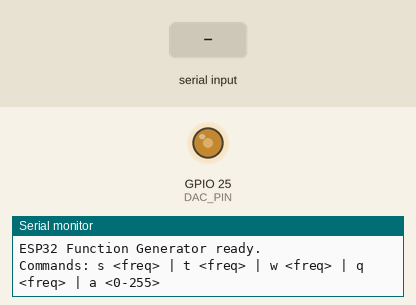
Simulated run of this sketch. Board: ESP32. Parts: output pins drawn as LEDs (lit = HIGH), the last lines printed to the serial monitor. Inputs (shaded band) come from the test bench.

Above: at 1.2 s.
1.3 s: "s90\n" received over Serial
At 4.27 s:
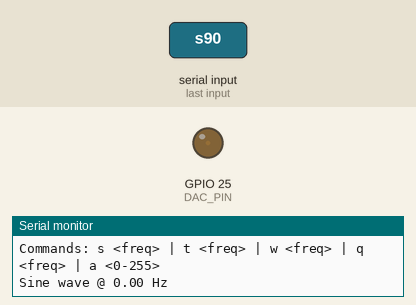
4.3 s: "t90\n" received over Serial
At 4.89 s:
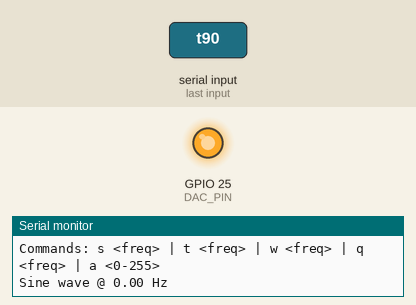
7.3 s: "w90\n" received over Serial
At 7.43 s:
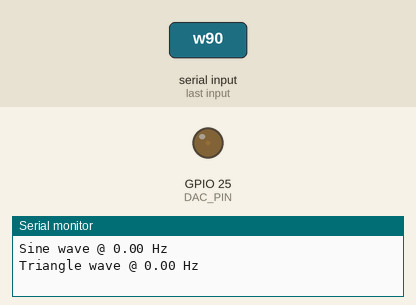
10.3 s: "s 1000\n" received over Serial
At 10.8 s:
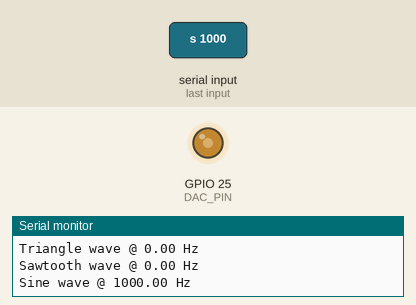
Timing chart, 0 to 12.8 s (numbered marks = the images above; inputs shaded):
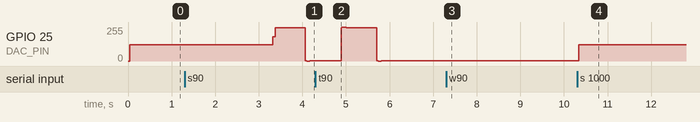

The sketch:

esp32_function_generator__1_.ino
```cpp
//created by pradeep

#include "driver/dac.h"
#include "driver/timer.h"

#define DAC_PIN 25            // DAC1 = GPIO25, DAC2 = GPIO26
#define TABLE_SIZE 256

uint8_t sineTable[TABLE_SIZE];
uint8_t triangleTable[TABLE_SIZE];
uint8_t sawtoothTable[TABLE_SIZE];

volatile uint8_t *activeTable = sineTable;
volatile uint16_t phaseIndex = 0;
volatile uint16_t phaseIncrement = 1;
volatile uint8_t amplitude = 255;
volatile bool squareMode = false;
volatile bool squareState = false;

hw_timer_t *timer = NULL;
double sampleRateHz = 40000;   // fixed sample rate for the DAC update ISR

void buildTables() {
  for (int i = 0; i < TABLE_SIZE; i++) {
    float angle = (2.0 * PI * i) / TABLE_SIZE;
    sineTable[i] = (uint8_t)(127.5 + 127.5 * sin(angle));
    triangleTable[i] = (i < TABLE_SIZE / 2)
                          ? (uint8_t)(i * 2)
                          : (uint8_t)(255 - (i - TABLE_SIZE / 2) * 2);
    sawtoothTable[i] = (uint8_t)i;
  }
}

void IRAM_ATTR onTimer() {
  if (squareMode) {
    dac_output_voltage(DAC_CHANNEL_1, squareState ? amplitude : 0);
    phaseIndex += phaseIncrement;
    if (phaseIndex < phaseIncrement) squareState = !squareState; // toggled on wrap
  } else {
    uint8_t raw = activeTable[phaseIndex >> 8];   // use top 8 bits of 16-bit phase
    uint8_t scaled = ((uint16_t)raw * amplitude) / 255;
    dac_output_voltage(DAC_CHANNEL_1, scaled);
    phaseIndex += phaseIncrement;
  }
}

void setFrequency(double freqHz) {
  // phaseIncrement chosen so that phaseIndex (16-bit) wraps at desired freq
  // wraps per second = sampleRateHz / (65536 / phaseIncrement) = freqHz
  double inc = (freqHz * 65536.0) / sampleRateHz;
  phaseIncrement = (uint16_t)inc;
  if (phaseIncrement < 1) phaseIncrement = 1;
}

void setup() {
  Serial.begin(115200);
  buildTables();
  dac_output_enable(DAC_CHANNEL_1);

  timer = timerBegin(1000000);           // 80MHz / 80 = 1MHz timer clock
 timerAttachInterrupt(timer, &onTimer);
 timerAlarm(timer, 1000000 / sampleRateHz, true, 0); // interval in us, autoreload, repeat forever
 // timerAlarmEnable(timer);

  activeTable = sineTable;
  setFrequency(1000);

  Serial.println("ESP32 Function Generator ready.");
  Serial.println("Commands: s <freq> | t <freq> | w <freq> | q <freq> | a <0-255>");
}

void loop() {
  if (Serial.available()) {
    char cmd = Serial.read();
    Serial.readStringUntil(' ');   // consume space if present via parseFloat below
    double val = Serial.parseFloat();

    switch (cmd) {
      case 's':
        squareMode = false;
        activeTable = sineTable;
        setFrequency(val);
        Serial.printf("Sine wave @ %.2f Hz\n", val);
        break;
      case 't':
        squareMode = false;
        activeTable = triangleTable;
        setFrequency(val);
        Serial.printf("Triangle wave @ %.2f Hz\n", val);
        break;
      case 'w':
        squareMode = false;
        activeTable = sawtoothTable;
        setFrequency(val);
        Serial.printf("Sawtooth wave @ %.2f Hz\n", val);
        break;
      case 'q':
        squareMode = true;
        setFrequency(val);
        Serial.printf("Square wave @ %.2f Hz\n", val);
        break;
      case 'a':
        amplitude = (uint8_t)constrain(val, 0, 255);
        Serial.printf("Amplitude set to %d\n", amplitude);
        break;
    }
  }


/*
  ESP32 Function Generator (DAC-based)
  -------------------------------------
  Generates Sine / Triangle / Sawtooth / Square waves on GPIO25 (DAC1).
  Output range: 0 - 3.3V (8-bit DAC, 0-255).

  Good for testing your ESP32 CRO project - connect DAC output (GPIO25)
  through a small series resistor to the ADC input (GPIO34) of the
  oscilloscope ESP32, or straight to a real scope.

  Control via Serial Monitor commands:
    s <freq>   -> sine wave, e.g. "s 1000" for 1kHz
    t <freq>   -> triangle wave
    w <freq>   -> sawtooth wave
    q <freq>   -> square wave
    a <0-255>  -> set amplitude (max DAC value used)
*/
}
```

Measured:
- after the input at 1.3 s, GPIO 25 (DAC_PIN): 122/255 → 251/255 after 2.0 s, → 0/255 0.75 s later, → 3/255 0.10 s later
- after the input at 4.3 s, GPIO 25 (DAC_PIN): goes on until 5.8 s, then stays 3/255
- after the input at 7.3 s, GPIO 25 (DAC_PIN): stays 3/255 (without the input it goes to 249/255 after 3.0 s)
- after the input at 10.3 s, GPIO 25 (DAC_PIN): 3/255 → 122/255 at once
